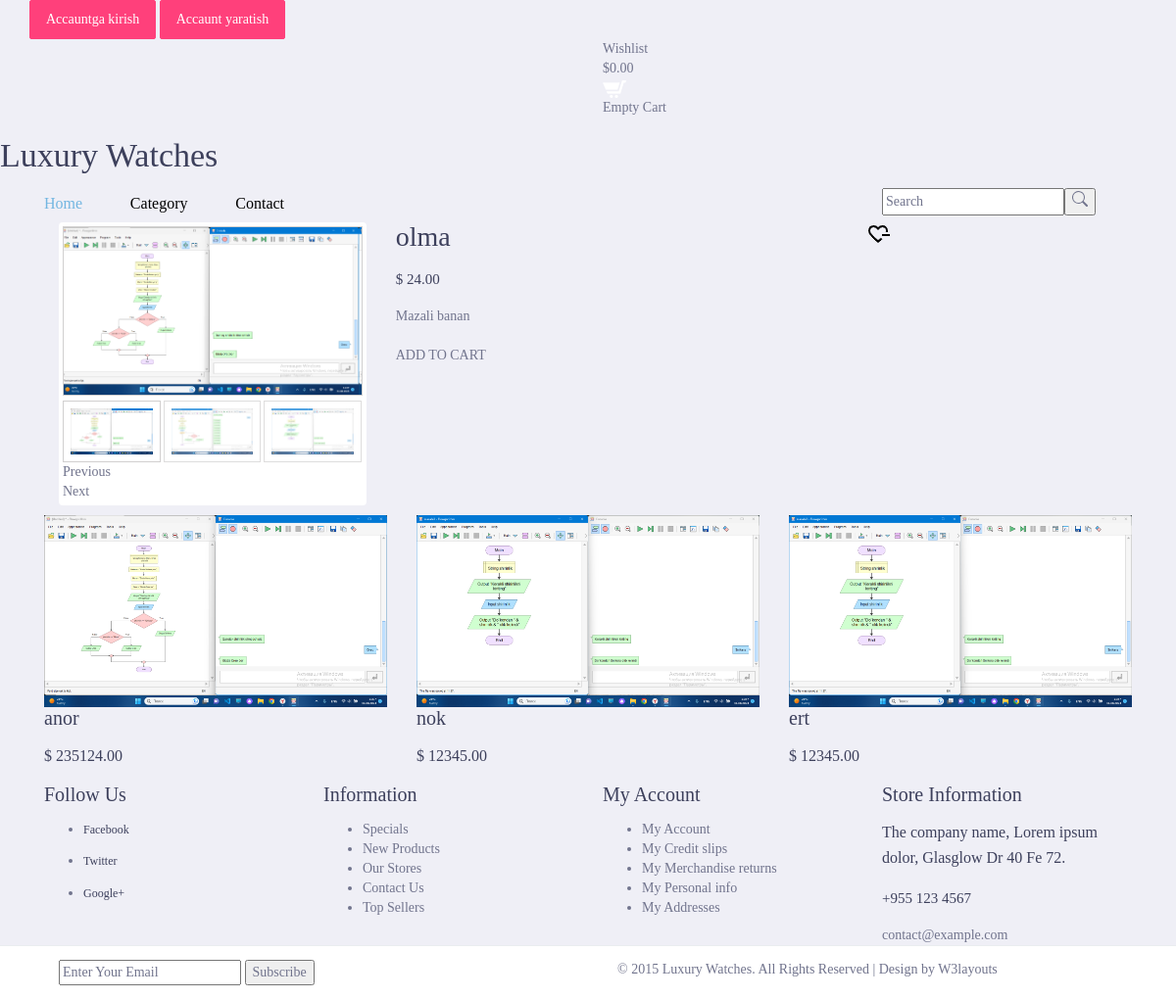
The app's page /product/3 with its own data.
### main/models.py (models this page shows, shortened)
class ProductImage(models.Model):
    image = models.ImageField(upload_to='products/')
    product = models.ForeignKey(Product, on_delete=models.CASCADE)

class Product(models.Model):
    name = models.CharField(max_length=255)
    description = models.TextField()
    quantity = models.IntegerField()
    price = models.DecimalField(decimal_places=2, max_digits=10)
    currency = models.SmallIntegerField(
        choices=(
            (1,'Dollar'),
            (2, 'So`m')
            )
    )
    discount_price = models.DecimalField(
        decimal_places=2,
        max_digits=10,
        blank=True,
        null=True
        )
    baner_image = models.ImageField(upload_to='baner/')
    category = models.ForeignKey(Category, on_delete=models.SET_NULL, null=True)
    @property
    def review(self):
        reviews = ProductReview.objects.filter(product_id=self.id)
        result = reduce(lambda result, x: result +x, reviews, 0)
        try:
            result = result / reviews.count()
        except ZeroDivisionError:
            result = 0
        return result

### main/views.py (the view)
# urls.py: path('product/<int:id>', views.product_detail, name='product_detail'),
def product_detail(request, id):
    product = models.Product.objects.get(id=id)
    categorys = models.Category.objects.all()
    recomendation = models.Product.objects.filter(
        category_id=product.category.id).exclude(id=product.id)[:3]
    images = models.ProductImage.objects.filter(product_id=product.id)
    try:
        wish = models.WishList.objects.get(user=request.user, product=product)
        res = wish.id
    except:
        res = 0
    context = {
        'product':product,
        'categorys':categorys,
        'recomendation':recomendation,
        'images':images,
        'range':range(product.review),
        'res':res
    }
    return render(request, 'product/detail.html', context)

### main/templates/product/detail.html (shortened to what this page needs)
{% extends 'base.html' %}
{% load static %}
{% block content %}
<div class="single contact">
    <div class="container">
        <div class="single-main">
            <div class="col-md-9 single-main-left">
                <div class="sngl-top">
                    <div class="col-md-5 single-top-left">
                            <div class="flexslider">
                                <ul class="slides">
                                {% for img in images %}
                                <li data-thumb="{{img.image.url}}">
                                    <div class="thumb-image"> <img src="{{img.image.url}}" data-imagezoom="true" class="img-responsive" alt=""/> </div>
                                </li>
                                {% endfor %}
                                </ul>
                        </div>
                        <link rel="stylesheet" href="{% static 'css/flexslider.css' %}" type="text/css" media="screen">
                    </div>
                    <div class="col-md-7 single-top-right">
                        <div class="single-para simpleCart_shelfItem">
                        <h2>{{product.name}}</h2>
                            <h5 class="item_price"> {% if product.currency == 1 %} $ {{product.price}} {% else %} {{product.price}} so`m {% endif %}</h5>
                            <p>{{product.description}}</p>
                                <a href="{% url 'main:cart_create' product.id %}" class="add-cart item_add">ADD TO CART</a>
                        </div>
                    </div>
                </div>
            </div>
            {% if res %}
            <div>
                <a href="{% url 'main:del_wish' product.id %}"><img class="material-symbols-outlined" src="{% static 'images/heart.png' %}" alt=""></a>
            </div>
            {% else %}
            <div>
                <a href="{% url 'main:add_wish' product.id %}"><img class="material-symbols-outlined" src="{% static 'images/heart_minus.png' %}" alt=""></a>
            </div>
            {% endif %}
            <div class="latestproducts">
                <div class="product-one">
                    {% for product in recomendation %}
                    <div class="col-md-4 product-left p-left">
                        <div class="product-main simpleCart_shelfItem">
                            <a href="{% url 'main:product_detail' product.id %}" class="mask"><img class="img-responsive zoom-img" src="{{product.baner_image.url}}" alt=""></a>
                            <div class="product-bottom">
                                <h3>{{product.name}}</h3>
                                <h4><a class="item_add" href="#"></a> <span class=" item_price">{% if product.currency == 1 %} $ {{product.price}} {% else %} {{product.price}} so`m {% endif %}</span></h4>
                            </div>
                        </div>
                    </div>
                    {% endfor %}
                </div>
            </div>
        </div>
    </div>
</div>
{% endblock %}

### main/static/css/flexslider.css (style rules this page uses)
.slides, .slides > li, .flex-control-nav, .flex-direction-nav { margin: 0; padding: 0; list-style: none; }
.flexslider { margin: 0; padding: 0; }
.flexslider .slides > li { display: none; -webkit-backface-visibility: hidden; }
.flexslider .slides img { width: 100%; display: block; }
.flexslider .slides:after { content: "\0020"; display: block; clear: both; visibility: hidden; line-height: 0; height: 0; }
.flexslider { margin: 0 0 10px; background: #ffffff; border: 4px solid #ffffff; position: relative; zoom: 1; -webkit-border-radius: 4px; -moz-border-radius: 4px; border-radius: 4px; -webkit-box-shadow: '' 0 1px 4px rgba(0, 0, 0, 0.2); -moz-box-shadow: '' 0 1px 4px rgba(0, 0, 0, 0.2); -o-box-shadow: '' 0 1px 4px rgba(0, 0, 0, 0.2); box-shadow: '' 0 1px 4px rgba(0, 0, 0, 0.2); }
.flexslider .slides { zoom: 1; }
.flexslider .slides img { height: auto; }
li.clone { width: 303px!important; }

### main/templates/product/detail.html (style rules this page uses)
.material-symbols-outlined { font-variation-settings: 'FILL' 0, 'wght' 400, 'GRAD' 0, 'opsz' 24 }

### records on screen
ProductImage: image (picture)
ProductImage: image (picture)
Product: name "olma", price "24.00", description "Mazali banan"
Product: baner_image (picture), name "anor", price "235124.00"
Product: baner_image (picture), name "nok", price "12345.00"
Product: baner_image (picture), name "ert", price "12345.00"
